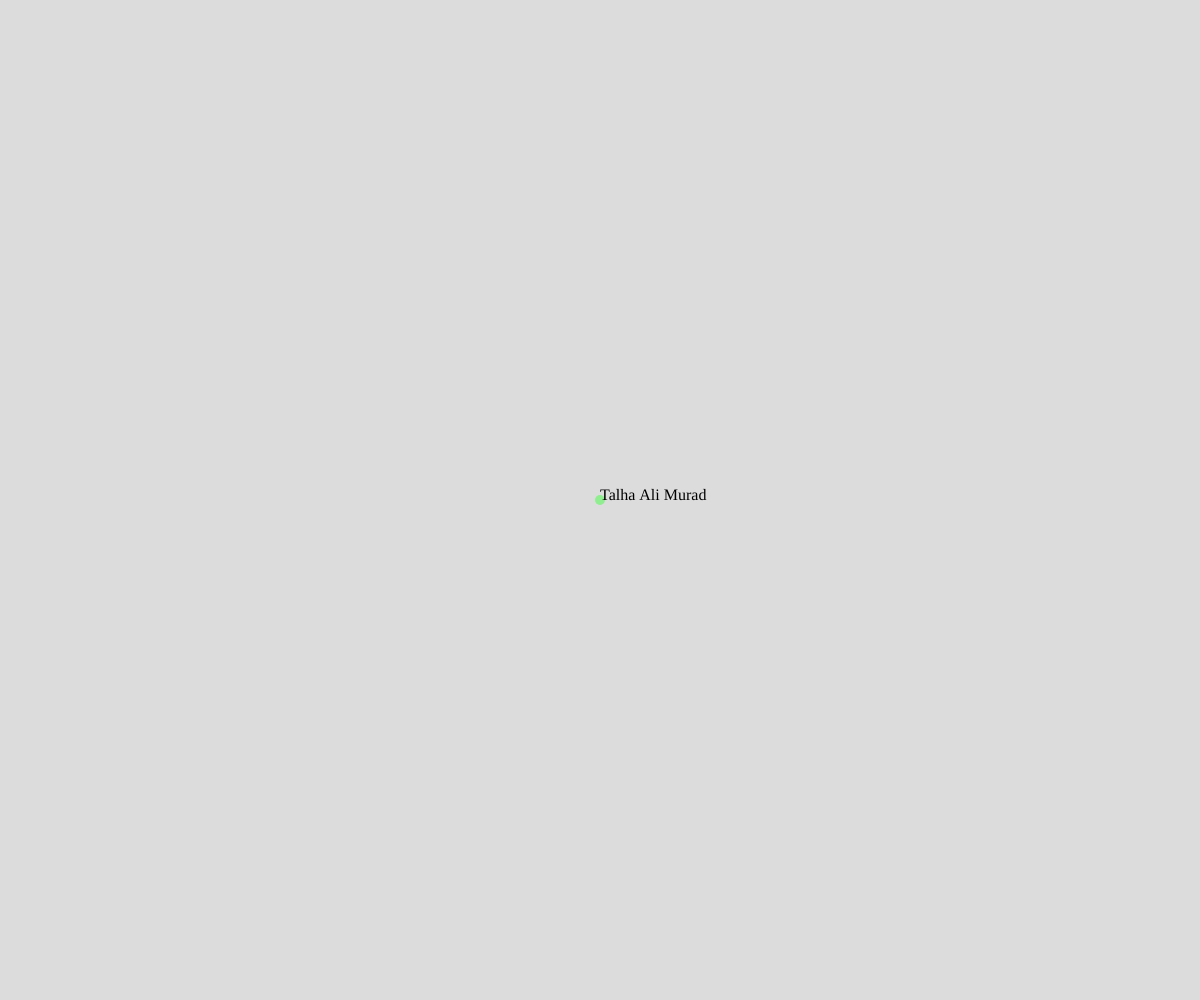
Frame 1 (no input)
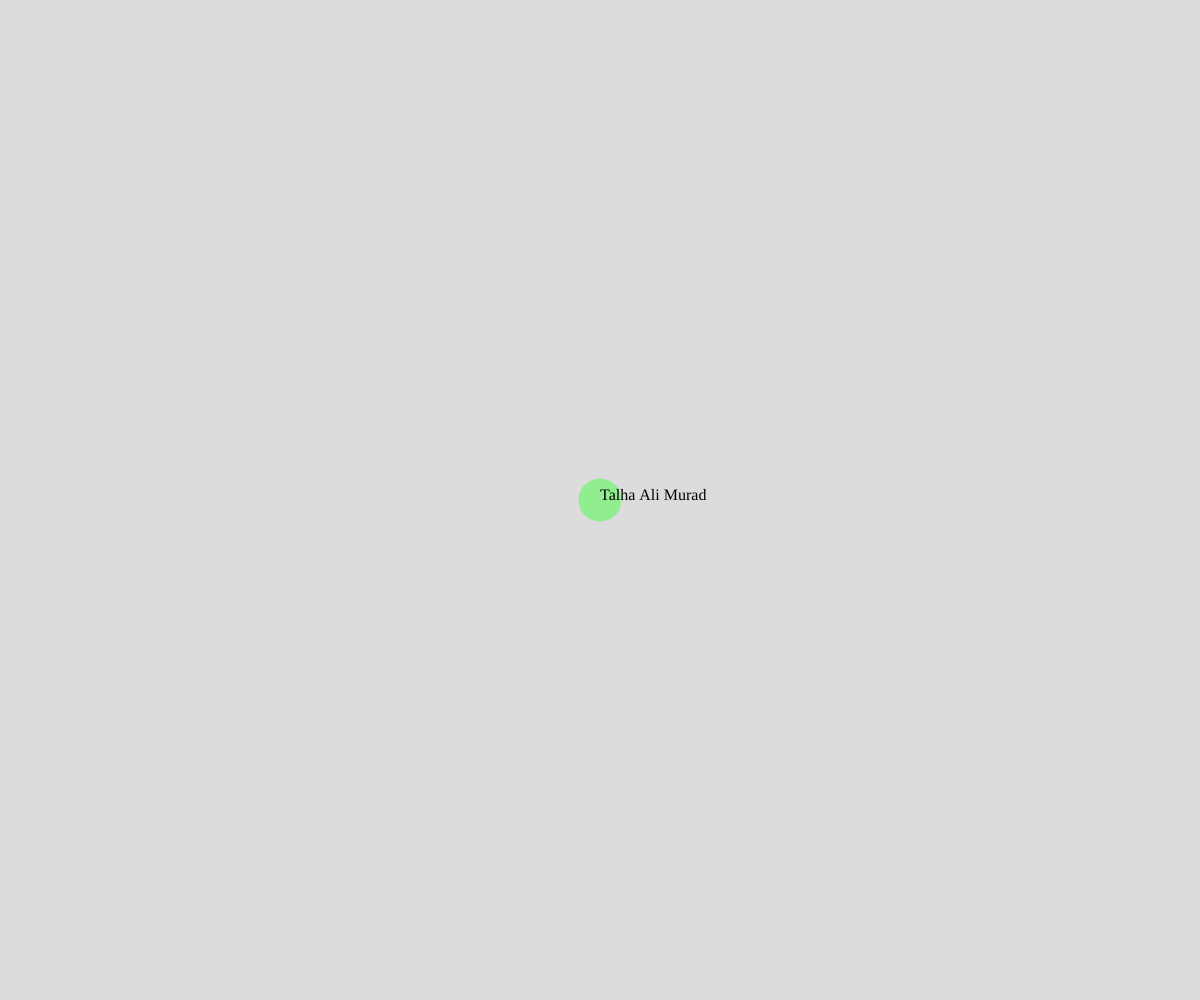
Frame 60 (no input)
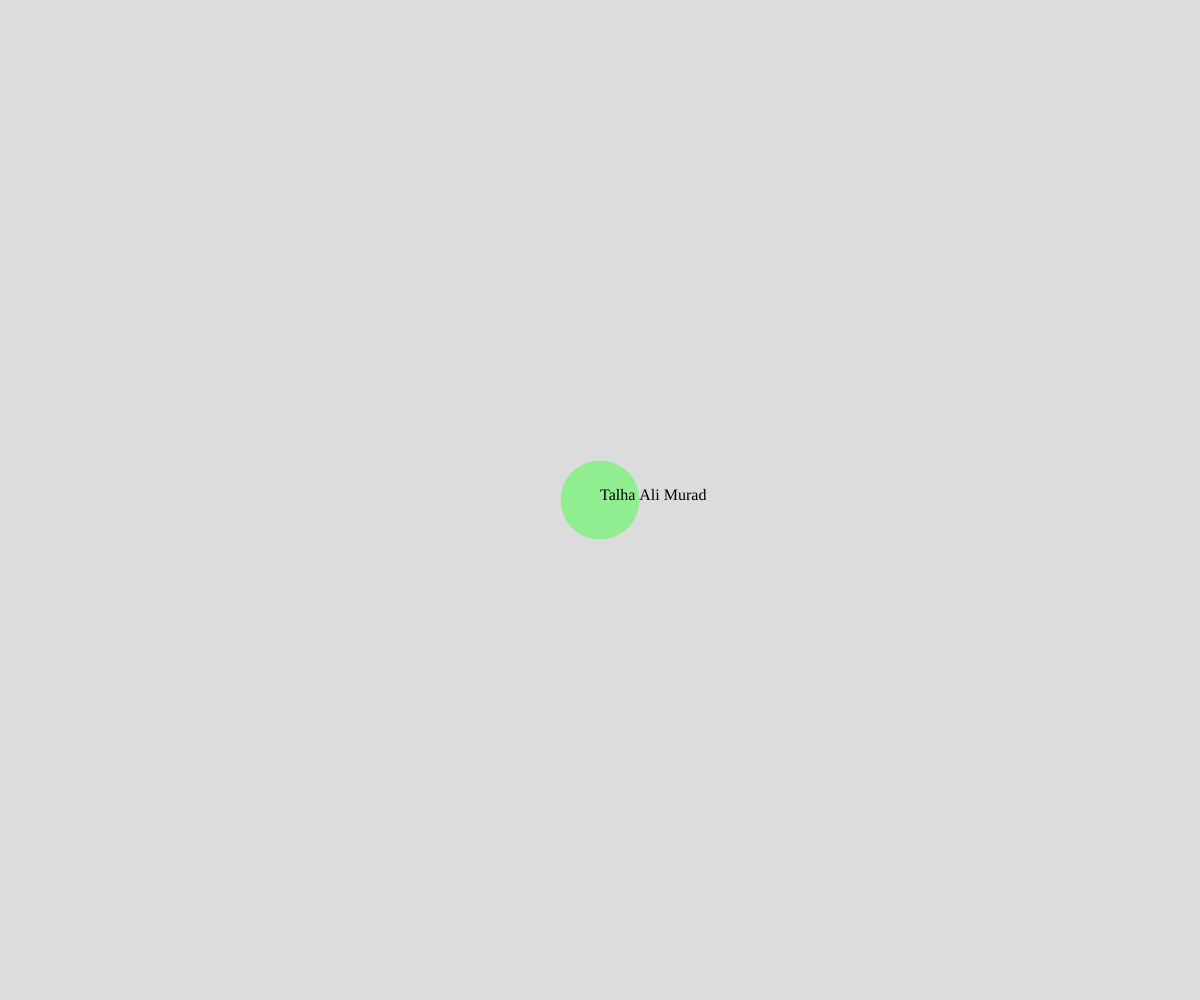
Frame 120 (the mouse pressed at the canvas centre since frame 60)

The p5.js sketch that drew these frames (run headless with seeded random() and noise() and a simulated clock; from frame 60 on, the mouse is pressed at the canvas centre):

// p5.js sketch
// ── sketch.js
// Primitive Paint
// Talha Ali Murad
// 19-09-2023
// creating a canvas where the user can draw with various different 
// shapes of various different colours

// global variables
let circleSize = 10;
let colorArray = ["lightgreen","plum","skyblue"];
let colorIndex = 0;
let shape;
let overlay;

function setup() {
  createCanvas(windowWidth, windowHeight);
  overlay = createGraphics(width, height);
  noStroke();
}

function draw() {
  background(220);
  drawAndMoveCircle();
  mouseShape();
  createText();
}

function drawAndMoveCircle(){
  // draws a circle in the center of the screen that increases and
  // decreases in size constantly
  fill("lightgreen");
  circle(width/2,height/2,circleSize);
  if(circleSize <= 150){
    circleSize = circleSize += 3;
  }
  else{
    circleSize = 10;
  }
}

function mouseWheel(event){
  // changes the colour of the shapes using the scroll wheel
  print(event.delta);
  if(event.delta < 0){
    colorIndex += 1;
    if(colorIndex > colorArray.length-1){
      colorIndex = 0;
    }
  }
}

function mouseShape(){
  overlay.fill(colorArray[colorIndex]); 
  if(mouseIsPressed){
    if(key==="a") overlay.rect(mouseX,mouseY,30,20);
    if(key==="s") overlay.circle(mouseX,mouseY,25);
    if(key==="d") overlay.square(mouseX,mouseY,25);
  }
  image(overlay,0,0);
}

function createText(){
  fill(0);
  textSize(16);
  textFont("Calibri");
  text("Talha Ali Murad", width/2, height/2);
}
